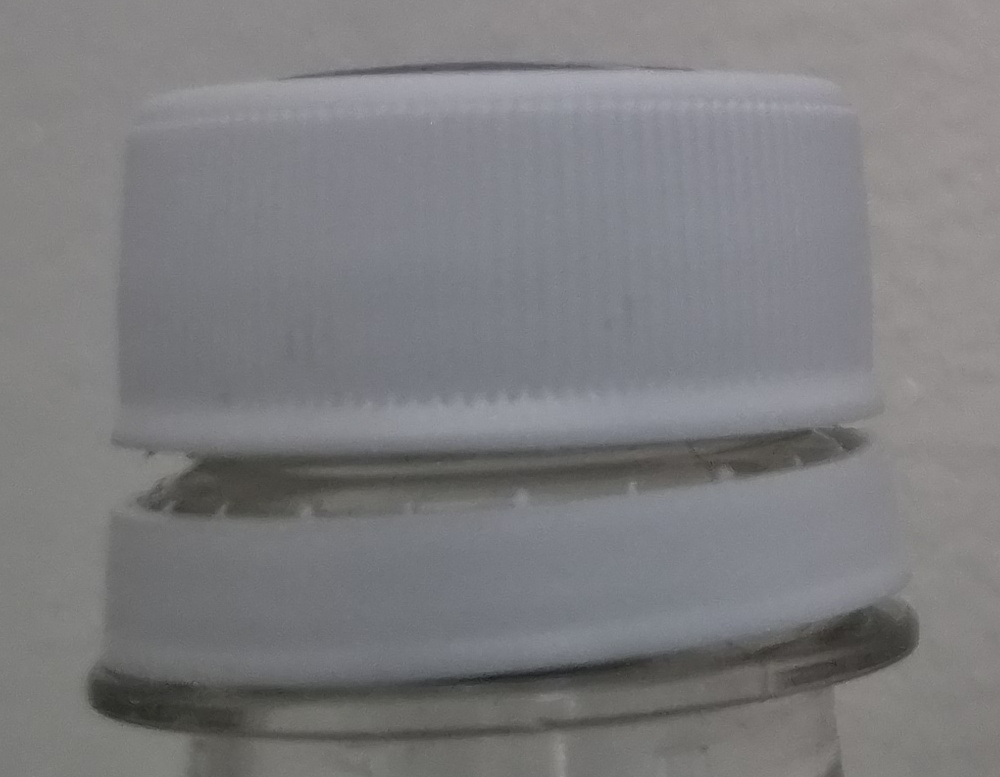
#> input picture sub9/samples/day02/challenge.jpg, 1000 x 777 px, found by its file name
$ python 17_day02_challenge.py
#> lines starting #> are read from the running program, lines starting #| are printed output that depends on the picture; after the words box and inside, x2 and y2 are one past the last pixel; in counts of white or black regions, pixels touching at a corner belong together
from pathlib import Path

import cv2


image_path = Path("samples/day02/challenge.jpg")
output_dir = Path("outputs/day02/challenge")
output_dir.mkdir(parents=True, exist_ok=True)

image = cv2.imread(str(image_path))
#> image is the input picture: shape (777, 1000, 3); mean B, G, R 127.3, 125, 125.1
if image is None:
    raise FileNotFoundError(f"이미지를 읽지 못했습니다: {image_path}")

gray = cv2.cvtColor(image, cv2.COLOR_BGR2GRAY)

# 지역 대비를 개선합니다. clipLimit를 높이면 대비와 노이즈가 함께 강해질 수 있습니다.
clahe_clip_limit = 2.0
clahe = cv2.createCLAHE(
    clipLimit=clahe_clip_limit,
    tileGridSize=(8, 8),
)
enhanced = clahe.apply(gray)
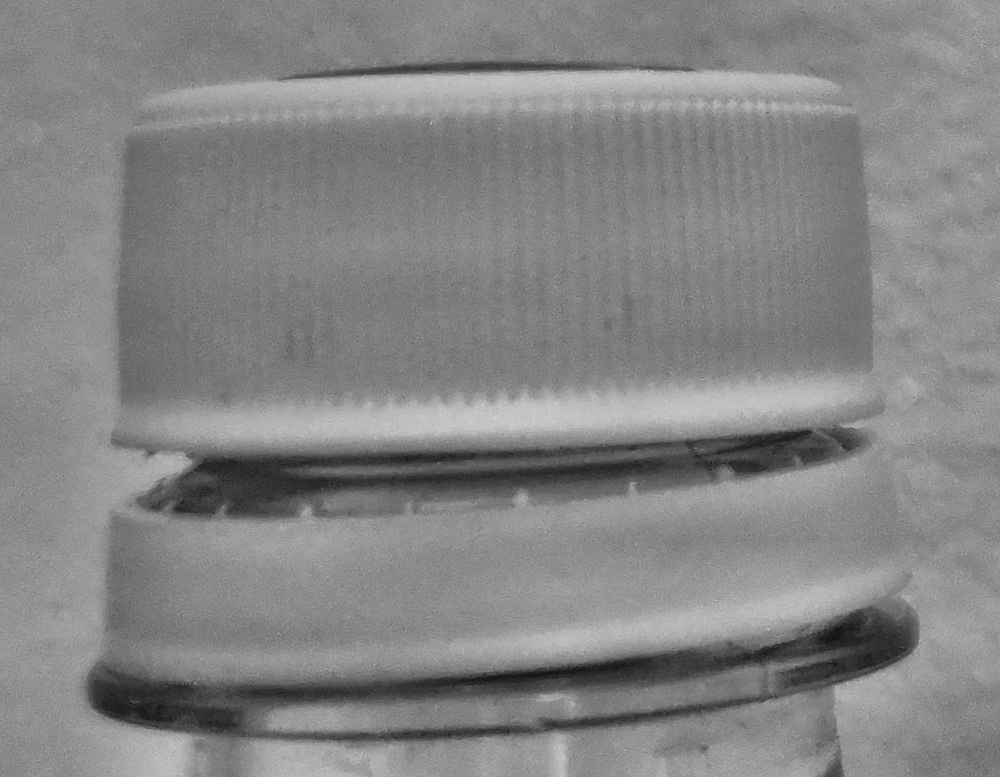
#> enhanced: shape (777, 1000); min 15, max 206, mean 132.3

# 노이즈를 줄입니다. 커널은 홀수여야 하고, 키울수록 작은 홈도 흐려질 수 있습니다.
median_kernel = 7
result = cv2.medianBlur(enhanced, median_kernel)

result_path = output_dir / "challenge_result.jpg"
cv2.imwrite(str(result_path), result)

# 현재 입력 ROI에서는 병뚜껑 면이 배경보다 어두워 역이진화를 사용합니다.
# 수업 문서의 '밝은 병뚜껑' 예시와 실제 입력의 명암 관계가 다릅니다.
threshold_type = cv2.THRESH_BINARY_INV + cv2.THRESH_OTSU
original_threshold, original_otsu = cv2.threshold(
    gray,
    0,
    255,
    threshold_type,
)
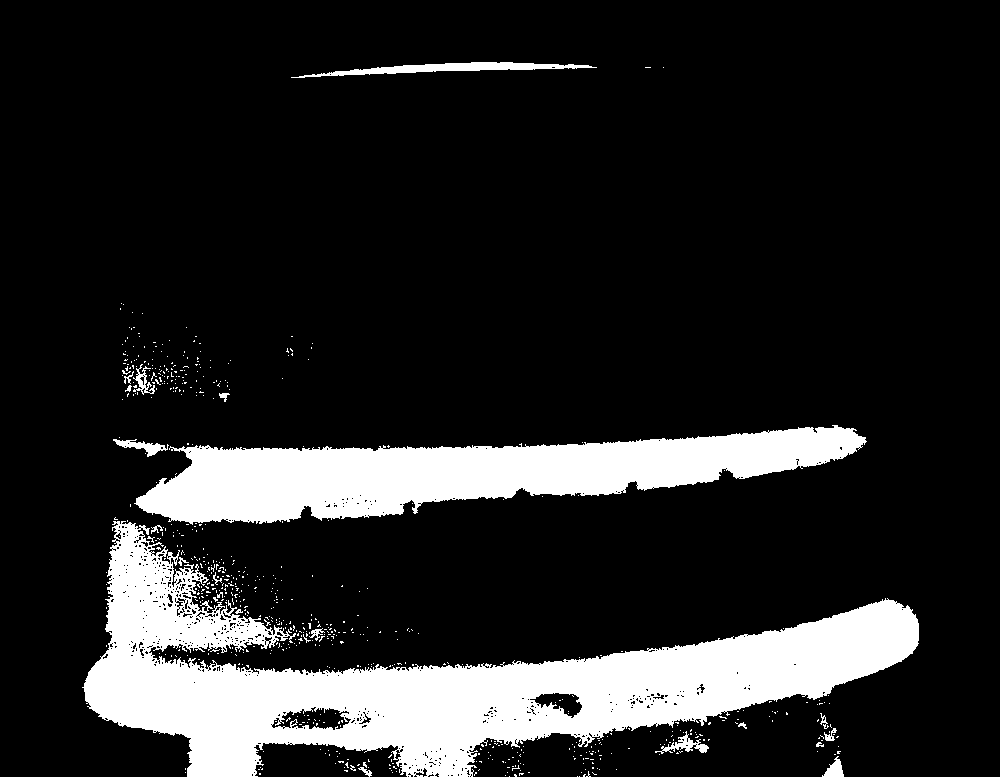
#> original_otsu: shape (777, 1000); 15.2% white; 673 white regions (652 under 20 px), largest, box (x1, y1, x2, y2) and area: (82, 521, 919, 777) 74804, (134, 425, 867, 525) 37945, (291, 62, 597, 78) 1749
#> original_threshold = 110
result_threshold, result_otsu = cv2.threshold(
    result,
    0,
    255,
    threshold_type,
)
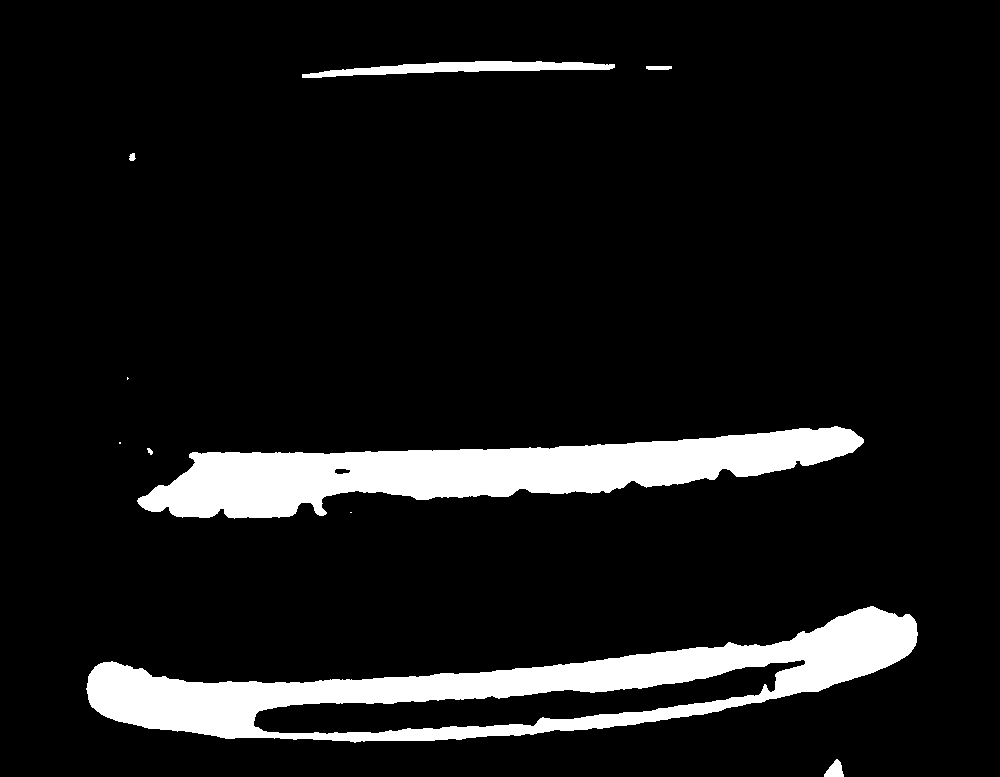
#> result_otsu: shape (777, 1000); 9.3% white; 10 white regions (3 under 20 px), largest, box (x1, y1, x2, y2) and area: (86, 606, 918, 743) 36647, (137, 426, 864, 519) 32376, (302, 61, 615, 78) 2539
#> result_threshold = 103

cv2.imwrite(
    str(output_dir / "challenge_original_otsu.jpg"),
    original_otsu,
)
cv2.imwrite(
    str(output_dir / "challenge_result_otsu.jpg"),
    result_otsu,
)

print("입력:", image_path)
print("전처리 결과:", result_path)
print("원본 Otsu 임계값:", original_threshold)
#| 원본 Otsu 임계값: 110.0
print("전처리 Otsu 임계값:", result_threshold)
#| 전처리 Otsu 임계값: 103.0
print("Otsu 결과:", output_dir / "challenge_result_otsu.jpg")
